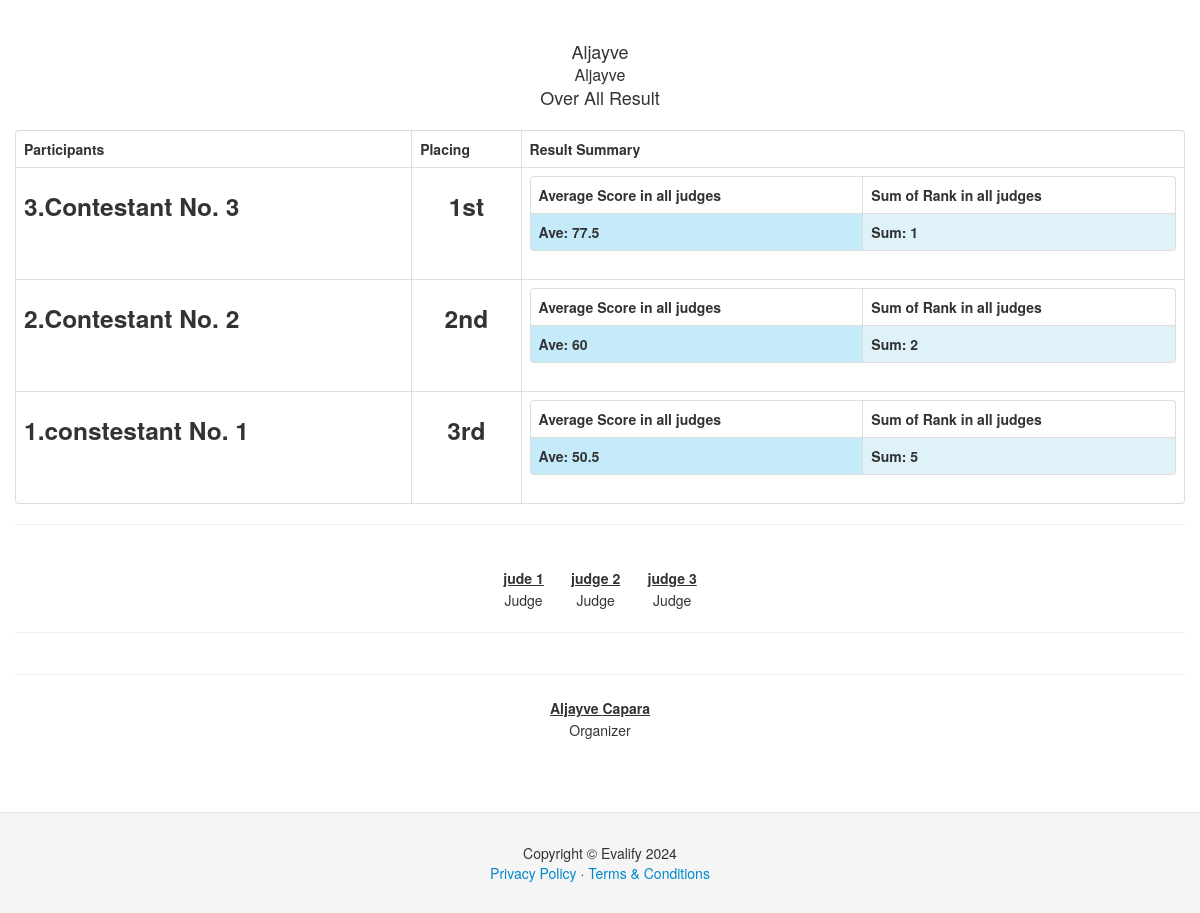
The app's page /result_sheet.php?event_id=1 (signed in), older data.
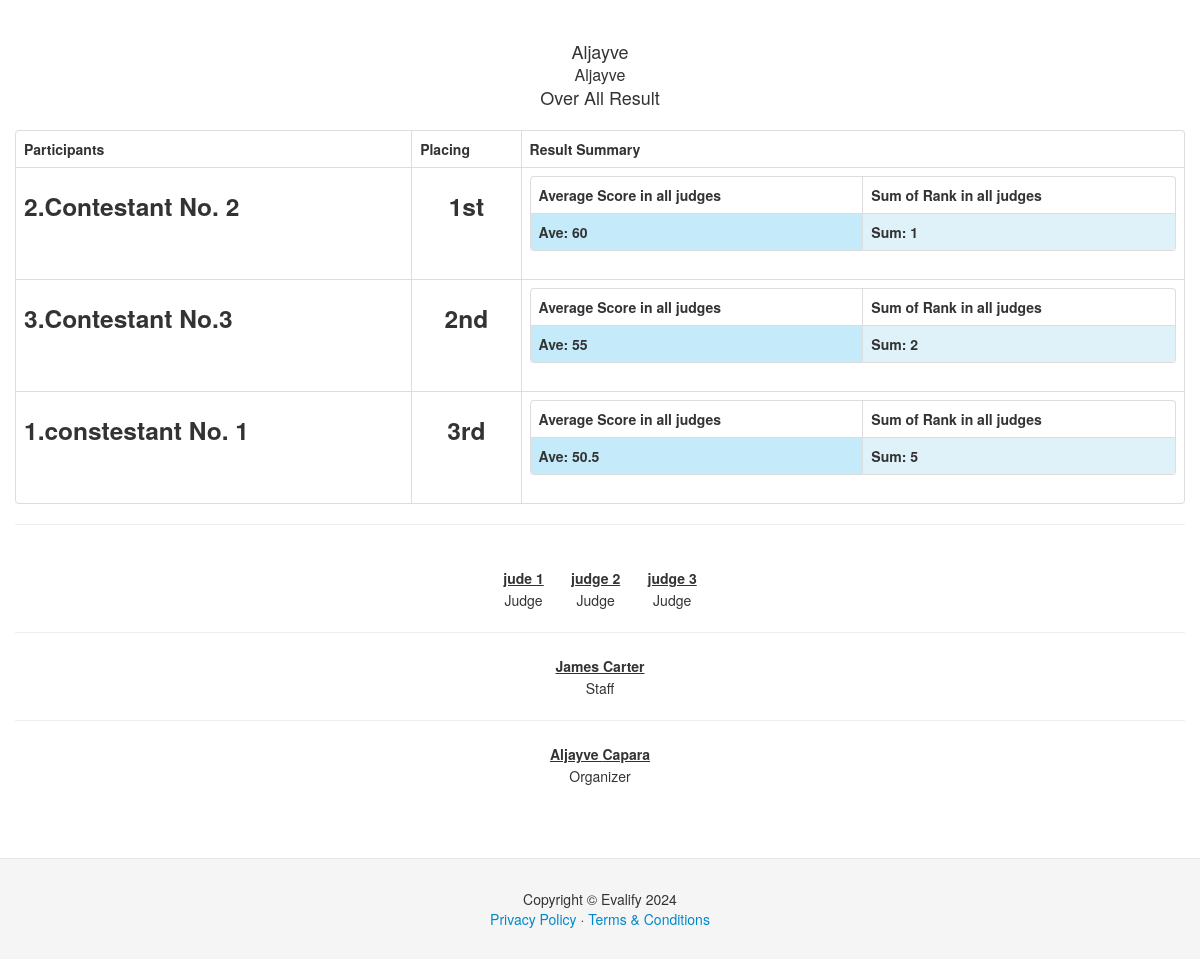
The same page, newer data.
### tables this page shows
CREATE TABLE `main_event` (
  `mainevent_id` int(11) NOT NULL,
  `event_name` varchar(255) NOT NULL,
  `status` varchar(50) NOT NULL,
  `organizer_id` int(11) NOT NULL,
  `sy` varchar(9) NOT NULL,
  `date_start` date NOT NULL,
  `date_end` date NOT NULL,
  `place` varchar(255) NOT NULL
);

CREATE TABLE `sub_event` (
  `subevent_id` int(11) NOT NULL,
  `mainevent_id` int(11) NOT NULL,
  `organizer_id` int(11) NOT NULL,
  `event_name` varchar(255) NOT NULL,
  `status` varchar(50) NOT NULL,
  `eventdate` date NOT NULL,
  `eventtime` time NOT NULL,
  `view` varchar(15) NOT NULL,
  `place` text NOT NULL
);

CREATE TABLE `contestants` (
  `contestant_id` int(11) NOT NULL,
  `fullname` varchar(255) NOT NULL,
  `subevent_id` int(11) NOT NULL,
  `contestant_ctr` int(11) NOT NULL,
  `status` varchar(50) NOT NULL,
  `txt_code` varchar(255) NOT NULL,
  `rand_code` int(11) NOT NULL
);

CREATE TABLE `sub_results` (
  `subresult_id` int(11) NOT NULL,
  `subevent_id` int(11) NOT NULL,
  `mainevent_id` int(11) NOT NULL,
  `contestant_id` int(11) NOT NULL,
  `judge_id` int(11) NOT NULL,
  `total_score` decimal(11,1) NOT NULL,
  `deduction` decimal(11,1) NOT NULL,
  `criteria_ctr1` decimal(11,1) NOT NULL,
  `criteria_ctr2` decimal(11,1) NOT NULL,
  `criteria_ctr3` decimal(11,1) NOT NULL,
  `criteria_ctr4` decimal(11,1) NOT NULL,
  `criteria_ctr5` decimal(11,1) NOT NULL,
  `criteria_ctr6` decimal(11,1) NOT NULL,
  `criteria_ctr7` decimal(11,1) NOT NULL,
  `criteria_ctr8` decimal(11,1) NOT NULL,
  `criteria_ctr9` decimal(11,1) NOT NULL,
  `criteria_ctr10` decimal(11,1) NOT NULL,
  `comments` text NOT NULL,
  `rank` varchar(11) NOT NULL,
  `judge_rank_stat` varchar(15) NOT NULL,
  `place_title` varchar(25) NOT NULL
);

CREATE TABLE `judges` (
  `judge_id` int(11) NOT NULL,
  `subevent_id` int(11) NOT NULL,
  `judge_ctr` int(11) NOT NULL,
  `fullname` varchar(255) NOT NULL,
  `code` varchar(6) NOT NULL,
  `jtype` varchar(25) NOT NULL
);

CREATE TABLE `organizer` (
  `organizer_id` int(11) NOT NULL,
  `firstname` text NOT NULL,
  `lastname` text NOT NULL,
  `username` text NOT NULL,
  `password` text NOT NULL,
  `access` varchar(25) NOT NULL,
  `org_id` varchar(12) NOT NULL,
  `status` varchar(12) NOT NULL
);

### session.php (called while the page is built, shortened)
<?php
$session_id = $_SESSION['id'];

### result_sheet.php (the view, shortened to what the changed rows need)
<!DOCTYPE html>
<html lang="en">
<?php
   include('header2.php');
    include('session.php');
  $active_sub_event=$_GET['event_id'];
    ?>
  <body data-spy="scroll" data-target=".bs-docs-sidebar">
  <div class="container">
    <div class="row">
      <div class="span12">
           <?php
             $s_event_query = $conn->query("select * from sub_event where subevent_id='$active_sub_event'") or die(mysql_error());
		while ($s_event_row = $s_event_query->fetch())
        {
            $MEidxx=$s_event_row['mainevent_id'];
              $event_query = $conn->query("select * from main_event where mainevent_id='$MEidxx'") or die(mysql_error());
		while ($event_row = $event_query->fetch())
        {
            ?>
             <center>
             <table>
             <tr>
             <td align="center">
            <font size="4"><?php echo $event_row['event_name']; ?></font>
             </td>
              </tr>
              <tr>
             <td align="center">
            <font size="3"><?php echo $s_event_row['event_name']; ?></font>
             </td>
              </tr>
               <tr>
             <td align="center">
            <font size="4">Over All Result</font>
             </td>
              </tr>
             </table>
             </center>
          <br />
          <table class="table table-bordered">
        <thead>
     <th>Participants</th>
       <th>Placing</th>
        <th>Result Summary</th>
        </thead>
     <tbody>
     <?php
        $o_result_query = $conn->query("select distinct contestant_id from sub_results where mainevent_id='$MEidxx' and subevent_id='$active_sub_event' order by place_title ASC") or die(mysql_error());
while ($o_result_row = $o_result_query->fetch()) {
    $contestant_id=$o_result_row['contestant_id'];
         ?>
         <tr>
         <td><h3><?php
          $cname_query = $conn->query("select * from contestants where contestant_id='$contestant_id'") or die(mysql_error());
while ($cname_row = $cname_query->fetch())
{
        echo $cname_row['contestant_ctr'].".".$cname_row['fullname'];
}
           ?>
           </h3></td>
     <td><center><h3>
<?php $placingzz_query = $conn->query("select * from sub_results where contestant_id='$contestant_id'") or die(mysql_error());
while ($placingzz_row = $placingzz_query->fetch())
{
   $place_title=$placingzz_row['place_title'];
}  ?>
<?php echo $place_title; ?></h3></center></td>
          <td>
 <table class="table table-bordered">
           <tr>
           <th>Average Score in all judges</th>
           <th>Sum of Rank in all judges</th>
           </tr>
         <?php
$divz=0;
$totx_score=0;
$rank_score=0;
$tot_score_query = $conn->query("select * from sub_results where contestant_id='$contestant_id'") or die(mysql_error());
while ($tot_score_row = $tot_score_query->fetch())
{
  $divz=$divz+1;
   $place_title=$tot_score_row['place_title'];
}
$tot_score_query = $conn->query("select judge_id,total_score, deduction, rank from sub_results where contestant_id='$contestant_id'") or die(mysql_error());
while ($tot_score_row = $tot_score_query->fetch())
{
     $totx_score=$totx_score+$tot_score_row['total_score'];
     $rank_score=$rank_score+$tot_score_row['rank'];
     $totx_deduct=$tot_score_row['deduction'];
    ?>
<?php } ?>
 <tr>
   <td bgcolor="#C5EAF9"><b>Ave: <?php echo round(($totx_score-$totx_deduct)/$divz,1) ?></b></td>
      <td bgcolor="#DFF2FA"><b>Sum: <?php  echo $rank_score; ?></b></td>
   </tr>
 </table>
          </td>
         </tr>
        <?php } ?>
     </tbody>
          </table>
            <hr />
            <br />
             <table align="center">
              <tr>
            <?php
            $jjn_result_query = $conn->query("select distinct judge_id from sub_results where mainevent_id='$MEidxx' and subevent_id='$active_sub_event' order by judge_id ASC") or die(mysql_error());
while ($jjn_result_row = $jjn_result_query->fetch()) {
      $jx_id=$jjn_result_row['judge_id'];
    $jname_query = $conn->query("select * from judges where judge_id='$jx_id'") or die(mysql_error());
$jname_row = $jname_query->fetch();
    ?>
            <td>
            <table>
            <tr><td align="center">&nbsp;&nbsp;&nbsp;<u><strong><?php echo $jname_row['fullname'];?></strong></u>&nbsp;&nbsp;&nbsp;</td></tr>
              <?php if($jname_row['jtype']=="Chairman"){ ?>
                <tr>
             <td align="center">
            Chairman Judge
             </td>
              </tr>
              <?php }else{?>
               <tr>
             <td align="center">
            Judge
             </td>
              </tr>
              <?php } ?>
            </table>
            </td>
<?php } ?>
</tr>
   </table>
<hr />
     <table align="center">
              <tr>
            <?php
            $jjn_result_query = $conn->query("select * from organizer where org_id='$session_id'") or die(mysql_error());
while ($jjn_result_row = $jjn_result_query->fetch()) {
    ?>
            <td>
            <table>
            <tr><td align="center">&nbsp;&nbsp;&nbsp;<u><strong><?php echo $jjn_result_row['firstname']." ".$jjn_result_row['lastname'];?></strong></u>&nbsp;&nbsp;&nbsp;</td></tr>
             <tr><td align="center">Staff</td></tr>
            </table>
            </td>
<?php } ?>
</tr>
</table>
<hr />
 <table align="center">
              <tr>
          <?php
            $jjn_result_query = $conn->query("select * from organizer where organizer_id='$session_id'") or die(mysql_error());
while ($jjn_result_row = $jjn_result_query->fetch()) {
    ?>
            <td>
            <table>
            <tr><td align="center">&nbsp;&nbsp;&nbsp;<u><strong><?php echo $jjn_result_row['firstname']." ".$jjn_result_row['lastname'];?></strong></u>&nbsp;&nbsp;&nbsp;</td></tr>
             <tr><td align="center">Organizer</td></tr>
            </table>
            </td>
<?php } ?>
</tr>
</table>
<?php }  } ?>
    </div>
  </div>
</div>
  </body>
</html>

Row changes from the older to the newer data that the page shows:
removed contestants: contestant_ctr "3", fullname "Contestant No. 3"
changed sub_event "Aljayve": gains main_event (event_name "Aljayve", $s_event_row['event_name'] "Aljayve", sub_results.place_title "1st", sub_results.deduction "60", rank_score "1", sub_results.place_title "2nd", sub_results.deduction "55", rank_score "2", sub_results.place_title "3rd", sub_results.deduction "50.5", rank_score "5", judges.fullname "jude 1", judges.fullname "judge 2", judges.fullname "judge 3"); loses main_event (event_name "Aljayve", $s_event_row['event_name'] "Aljayve", sub_results.place_title "1st", sub_results.deduction "77.5", rank_score "1", sub_results.place_title "2nd", sub_results.deduction "60", rank_score "2", sub_results.place_title "3rd", sub_results.deduction "50.5", rank_score "5", judges.fullname "jude 1", judges.fullname "judge 2", judges.fullname "judge 3")
computed for main_event "Aljayve": gains contestants (contestant_ctr "2", fullname "Contestant No. 2"); loses contestants (contestant_ctr "2", fullname "Contestant No. 2")
added contestants: contestant_ctr "3", fullname "Contestant No.3"
added organizer: firstname "James", lastname "Carter"
